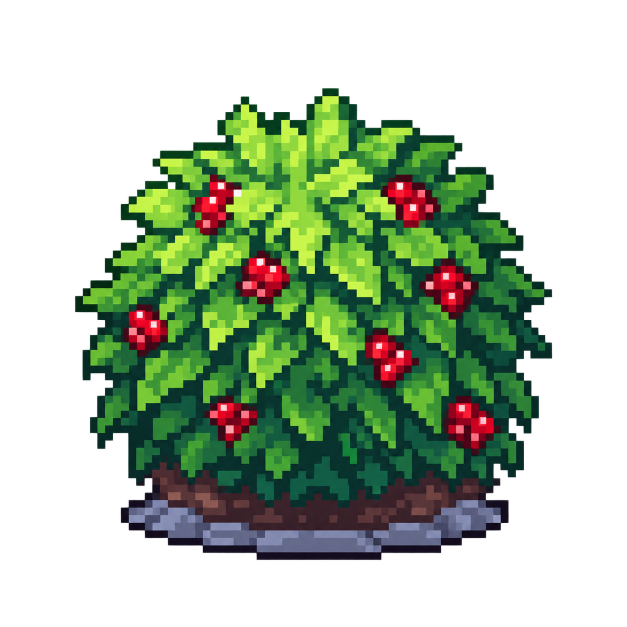
#> input picture docs/그림_작업/받은그림/상태와_인물/생성_원본/state_berry.png, 1254 x 1254 px (shown at 1/2 size)
$ python -i '픽셀_정리.py'   (imports and definitions only)
#> lines starting #> are read from the running program, lines starting #| are printed output that depends on the picture; after the words box and inside, x2 and y2 are one past the last pixel; in counts of white or black regions, pixels touching at a corner belong together
"""기존 도형/인물 머리를 보존하고 생성된 상태/하체만 정리한다. Pillow 사용."""
from pathlib import Path
from PIL import Image, ImageDraw, ImageOps, ImageFont
import colorsys
import hashlib
import json

HERE = Path(__file__).resolve().parent
ROOT = HERE.parents[3]
OUT = HERE / '픽셀_정리'
# [1 line not run here, left out]
REPORT = {'preserved_heads': [], 'assets': []}

def sha(path):
    return hashlib.sha256(Path(path).read_bytes()).hexdigest()

# [11 lines left out: function save, not called in this run]

def quantize(image, source=None):
    alpha = image.getchannel('A').point(lambda a: 255 if a >= 220 else 0)
    if source is None:
        rgb = image.convert('RGB').quantize(colors=80, dither=Image.Dither.NONE).convert('RGB')
    else:
        colors = sorted({p[:3] for p in source.getdata() if p[3]})
        assert len(colors) <= 96
        palette = Image.new('P', (1,1))
        flat = [c for color in colors for c in color]
        palette.putpalette(flat + [0] * (768-len(flat)))
        rgb = image.convert('RGB').quantize(palette=palette, dither=Image.Dither.NONE).convert('RGB')
    image = rgb.convert('RGBA')
    image.putalpha(alpha)
    return image

# 단풍은 생성안의 따뜻한 색 방향만 참고하고 실제 선택본의 실루엣/줄기/발자국을 보존한다.
tree_path = ROOT / 'art/received/nature/iso_tree_round.png'
# [1 line not run here, left out]
nature = {}
# [16 lines not run here, left out]

# 열매는 생성안의 빨간 부분만 기존 빈 덤불 위에 합성한다. 수확 전후 잎/그림자/발자국은 동일하다.
bush_path = ROOT / 'art/received/nature/bush.png'
# [2 lines not run here, left out]
# [1 line that did not run here, left out]
# [1 line that did not run here, left out]
berry_pixels = []
# [10 lines not run here, left out]
REPORT['berry_pixels']=berry_pixels
# [1 line not run here, left out]

actors = {}
# [40 lines left out: function actor_image, not called in this run]

# [24 lines not run here, left out]
font=ImageFont.truetype('C:/Windows/Fonts/malgun.ttf',13)
cards=REPORT['assets']
sheet=Image.new('RGB',(896,((len(cards)+3)//4)*320),(56,48,42))
draw=ImageDraw.Draw(sheet)
# [8 lines not run here, left out]

# 같은 발 기준선에 기존 성인3명과 두 인물의 이전/보정 그림을 놓는다.
# 캔버스/전체 높이 검사만으로는 얼굴 크기와 몸 비율의 차이를 잡을 수 없다.
comparison=Image.new('RGB',(1000,690),(55,48,41))
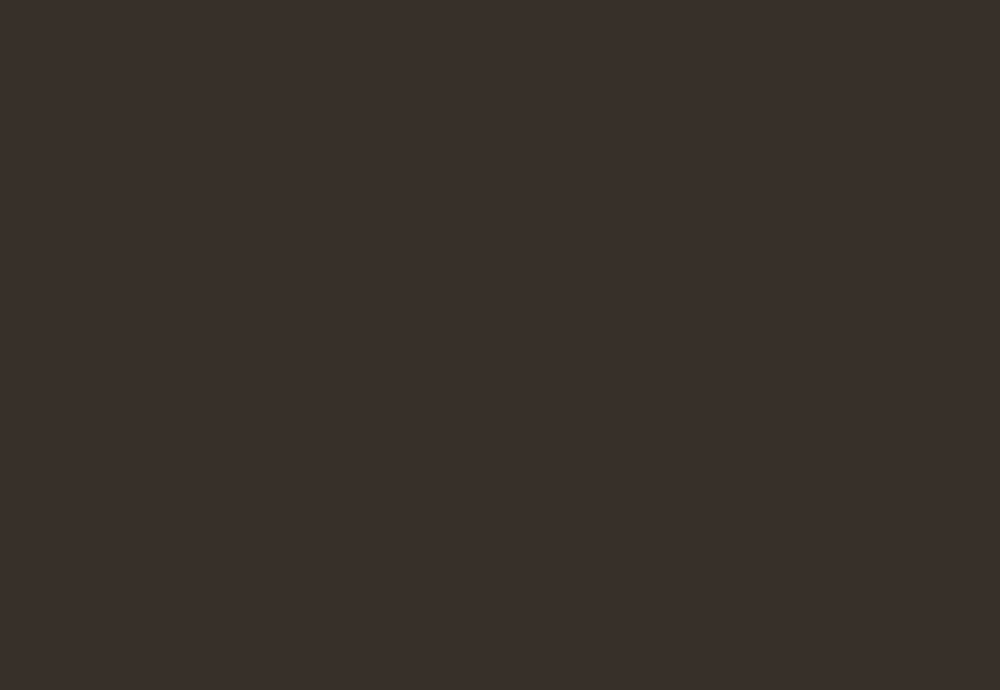
#> comparison: PIL image 1000x690 RGB; mean R, G, B 55, 48, 41
draw=ImageDraw.Draw(comparison)
# [12 lines not run here, left out]

# 마지막 선택은 플레이어 체형 기준의 정지/좌식 보정본이다.
from 체형_정리 import apply as apply_compact_proportions
# [1 line not run here, left out]

>>> from PIL import Image
>>> picture = Image.open('생성_원본/state_berry.png')
#> picture is the input picture: PIL image 1254x1254 RGBA; mean R, G, B, A 29.2, 45.7, 23.8, 108
>>> result = quantize(picture)
#> in quantize, `alpha = image.getchannel('A').point(lambda a: 255 if a >= 220 else 0)`:
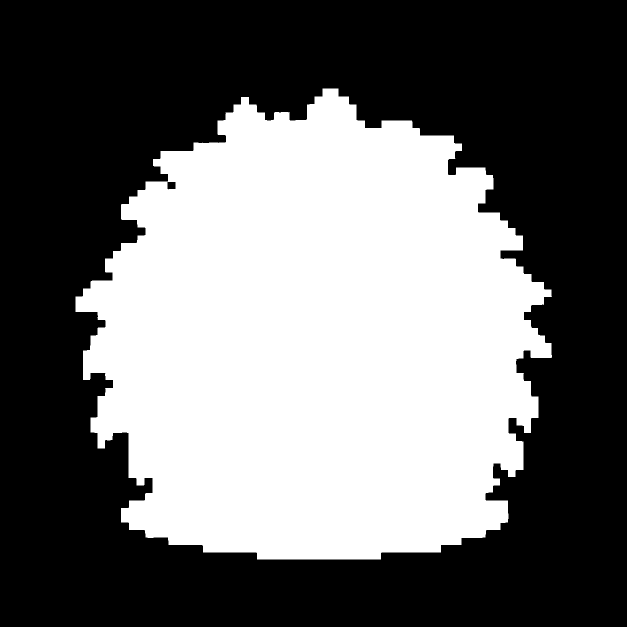
#> alpha: PIL image 1254x1254 L (shown at 1/2 size); 42.5% white; 1 white region, box (x1, y1, x2, y2) and area: (151, 177, 1104, 1119) 667885
#> in quantize, `rgb = image.convert('RGB').quantize(colors=80, dither=Image.Dither.NON..`:
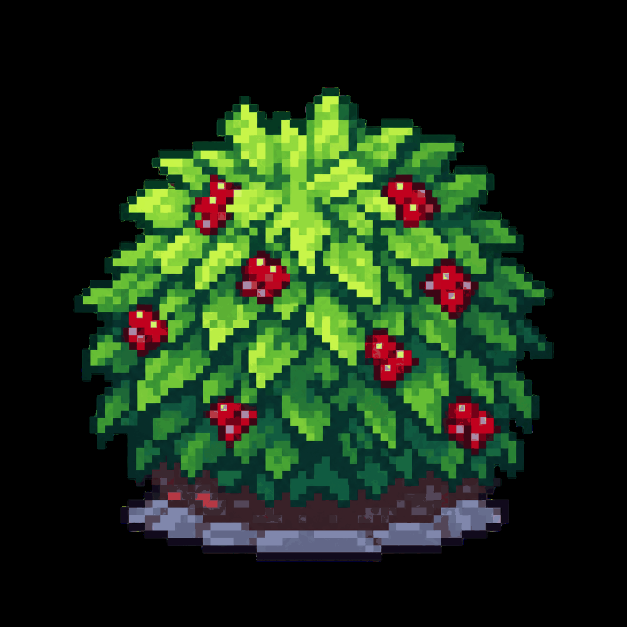
#> rgb: PIL image 1254x1254 RGB (shown at 1/2 size); mean R, G, B 28.3, 45.4, 23.6
#> in quantize, `image.putalpha(alpha)`:
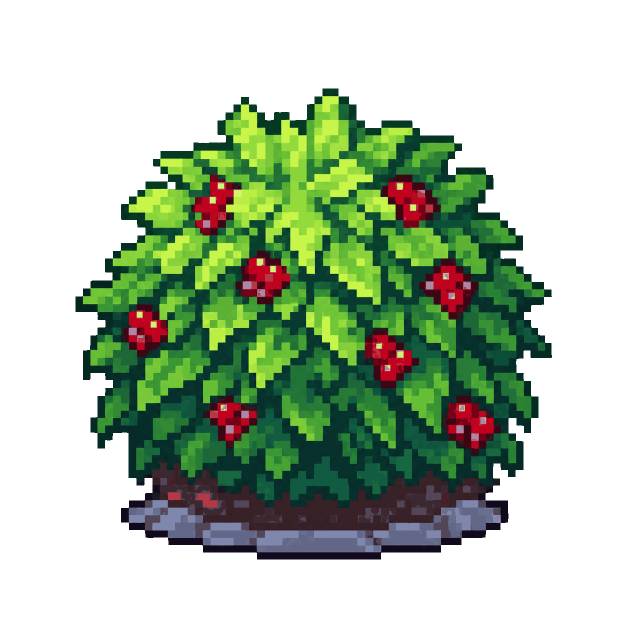
#> image: PIL image 1254x1254 RGBA (shown at 1/2 size); mean R, G, B, A 28.3, 45.4, 23.6, 108.3; transparent parts drawn white

$ run again, on docs/그림_작업/받은그림/상태와_인물/생성_원본/actor_commuter_proportions.png
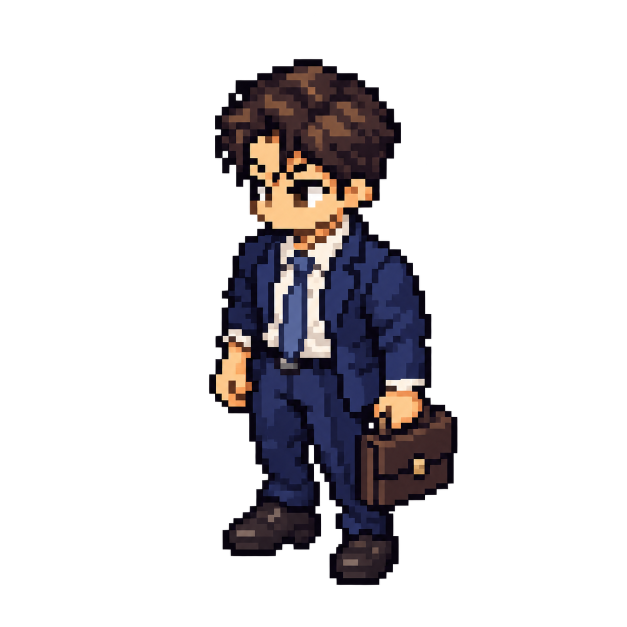
#> input picture docs/그림_작업/받은그림/상태와_인물/생성_원본/actor_commuter_proportions.png, 1254 x 1254 px (shown at 1/2 size)
#> picture is the input picture: PIL image 1254x1254 RGBA; mean R, G, B, A 14.4, 12, 14.2, 55.1
#> in quantize, `alpha = image.getchannel('A').point(lambda a: 255 if a >= 220 else 0)`:
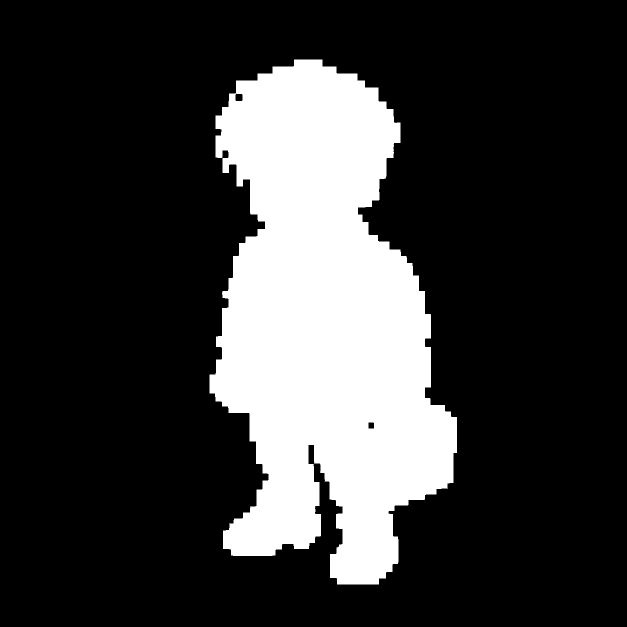
#> alpha: PIL image 1254x1254 L (shown at 1/2 size); 21.6% white; 1 white region, box (x1, y1, x2, y2) and area: (419, 119, 914, 1169) 340038
#> in quantize, `rgb = image.convert('RGB').quantize(colors=80, dither=Image.Dither.NON..`:
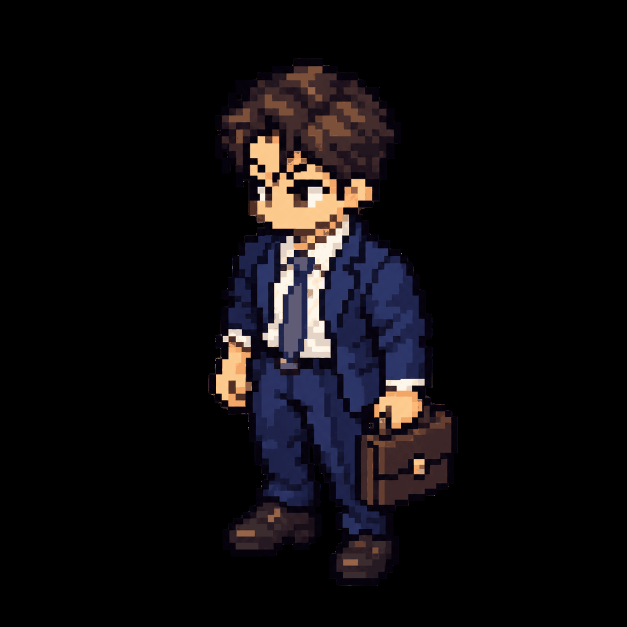
#> rgb: PIL image 1254x1254 RGB (shown at 1/2 size); mean R, G, B 14.5, 12, 14.2
